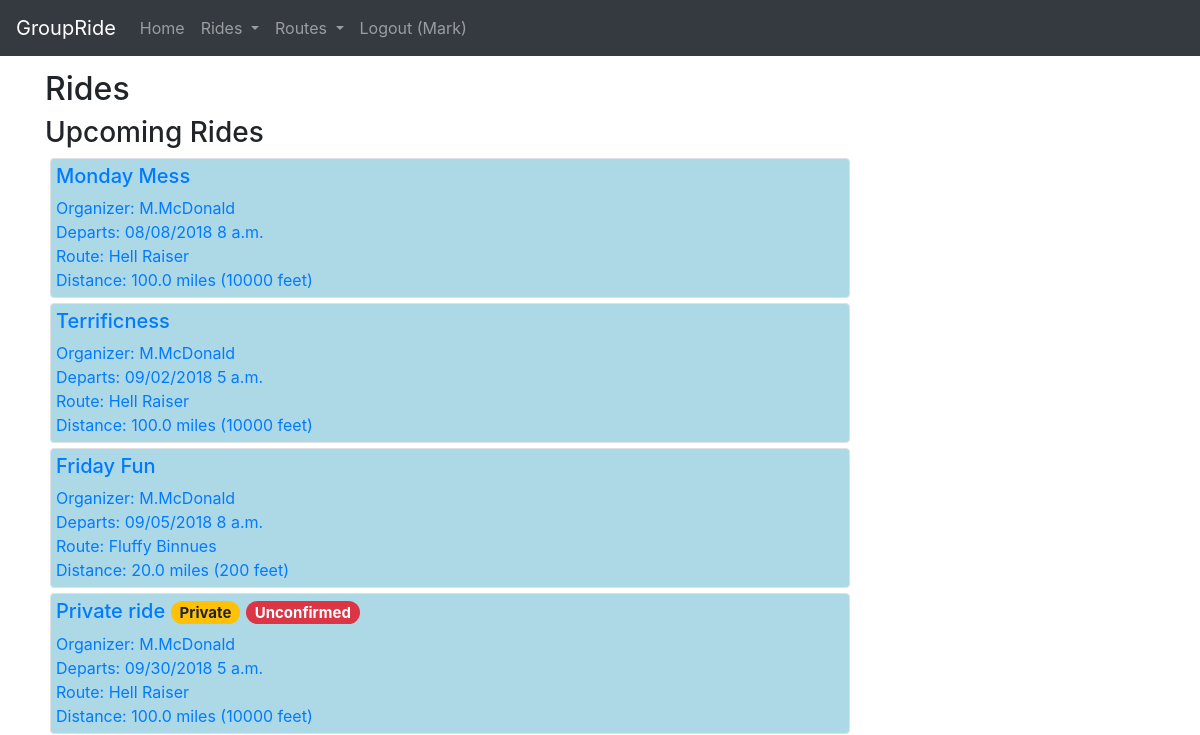
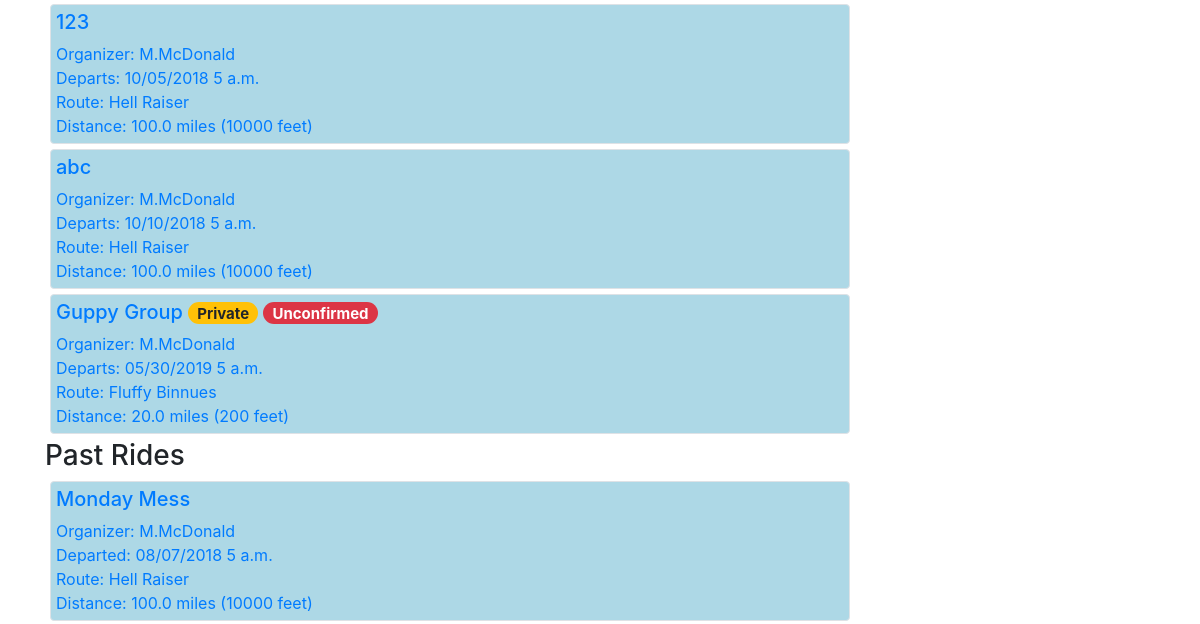
The page /rides/ (signed in, upper part) on the database as committed earlier (2 pictures, top to bottom).
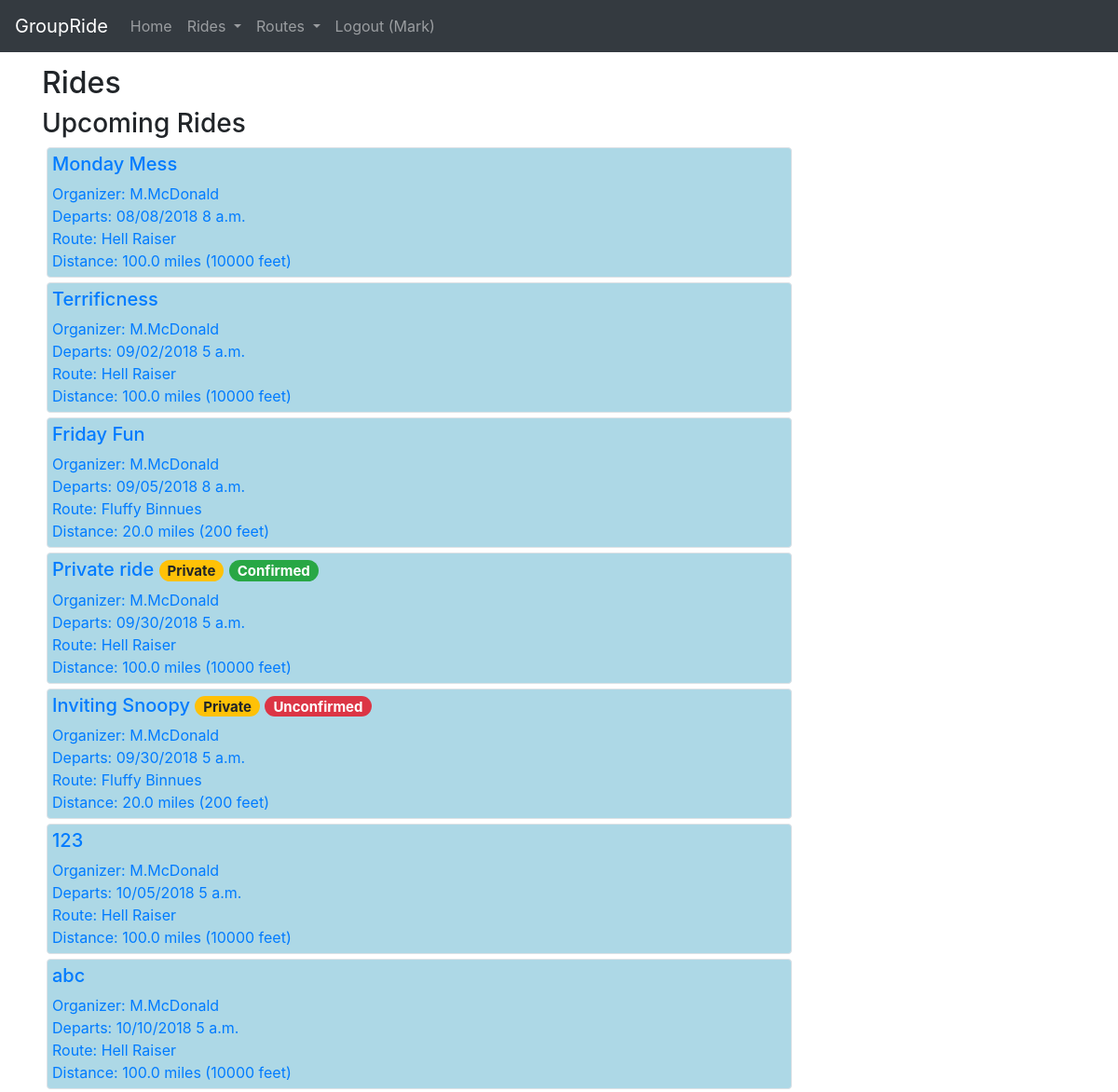
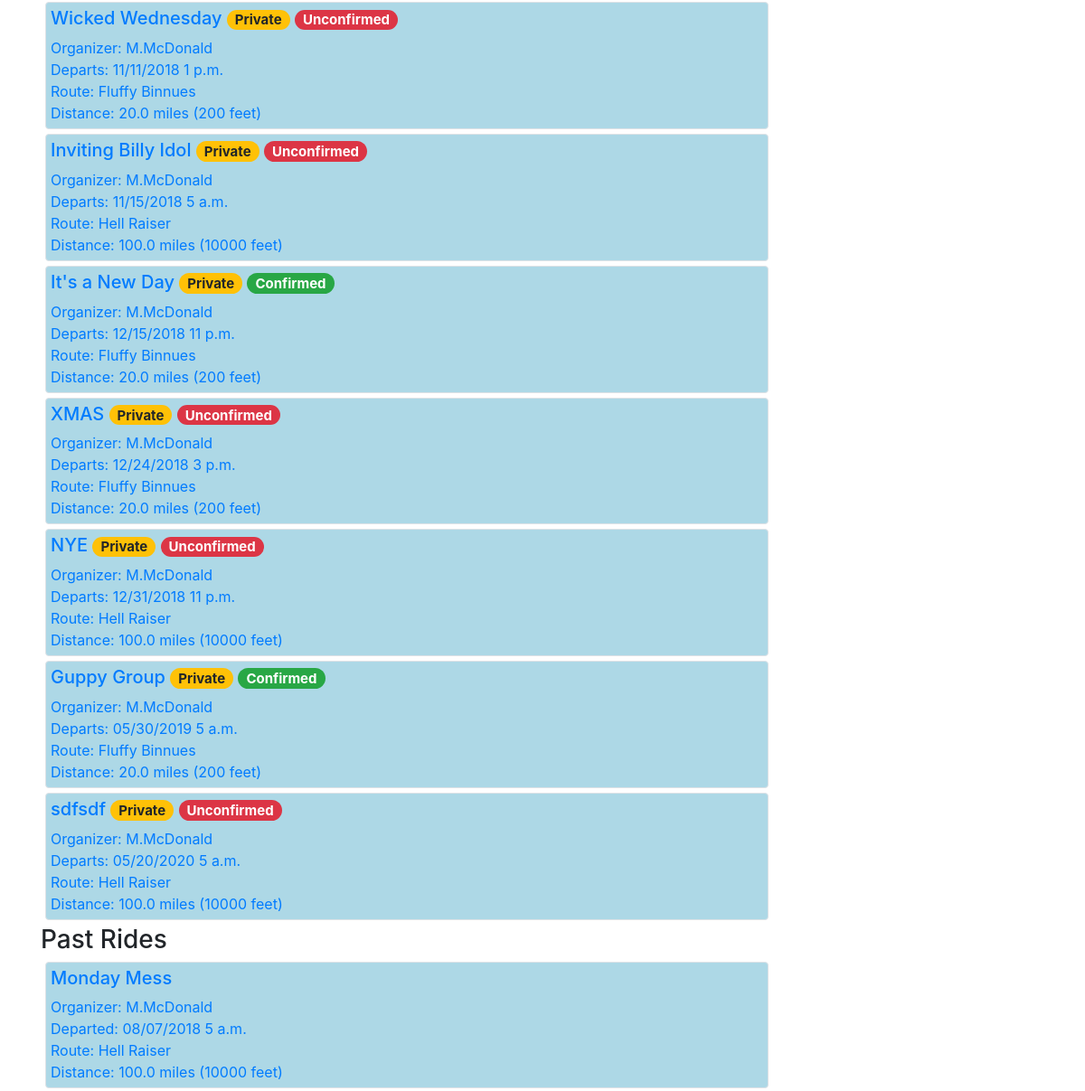
The same page on the database as committed later (2 pictures, top to bottom).
### groupride/models.py (models this page shows, shortened)
class Ride(models.Model):
    created_by = models.ForeignKey(User, on_delete = models.SET_NULL, blank = True, null = True, related_name = "created_rides")
    created_on = models.DateTimeField(auto_now_add = True, editable = False, blank = False)
    ride_name = models.CharField(max_length = 256, blank = True, null = True)
    ride_date = models.DateTimeField(editable = True, blank = False, null = False)
    private = models.BooleanField(default = False)
    route = models.ForeignKey(Route, on_delete = models.SET_NULL, blank = True, null = True, related_name = "rides")
    confirmed_riders = models.ManyToManyField(User, related_name = "confirmed_ride")
    invited_riders = models.ManyToManyField(User, related_name = "invited_ride")
    comments = models.ManyToManyField(Comment, blank = True)

class Route(models.Model):
    created_by = models.ForeignKey(User, on_delete = models.SET_NULL, blank = True, null = True, related_name = "created_routes")
    created_on = models.DateTimeField(auto_now_add = True, editable = False, blank = False)
    route_name = models.CharField(max_length = 256, blank = True, null = True)
    miles = models.DecimalField(max_digits = 6, decimal_places = 1, blank = True, null = True)
    vertical_feet = models.IntegerField(blank = True, null = True)
    origin = models.CharField(max_length = 64, blank = True, null = True)
    reviews = models.ManyToManyField(Review, blank = True)
    gpxfile = models.FileField(blank = True, null = True)

### groupride/views.py (the view)
# urls.py: path("rides/", views.rides, name="rides"),
def rides(request):
    upcoming_rides = Ride.objects.filter(ride_date__gte = datetime.now()).order_by('ride_date')
    past_rides = Ride.objects.filter(ride_date__lt = datetime.now()).order_by('ride_date').reverse()
    context = {
        'upcoming_rides': upcoming_rides,
        'past_rides': past_rides,
        }
    return render(request, "groupride/rides.html", context)

### groupride/templates/groupride/rides.html (shortened to what this page needs)
{% extends 'groupride/template.html' %}
{% block body %}
  <div class="container">
    <h2>Rides</h2>
    <div class="panel-group">
    <h3>Upcoming Rides</h3>
    {% for ride in upcoming_rides %}
      {% if ride.private is True and user in ride.invited_riders.all or ride.private is not True %}
        <a href="/ride/{{ride.id}}">
          <div class="ride_header border rounded" style="min-width: 20rem; max-width: 50rem">
            <div>
              <h5>{{ride.ride_name}}
                {% if ride.private is True %}
                  <span class="badge badge-pill badge-warning">Private</span>
                  {% if user not in ride.confirmed_riders.all %}
                    <span class="badge badge-pill badge-danger">Unconfirmed</span>
                  {% endif %}
                {% endif %}
                {% if user in ride.confirmed_riders.all %}
                  <span class="badge badge-pill badge-success">Confirmed</span>
                {% endif %}
              </h5>
              <div>Organizer: {{ride.created_by.first_name|slice:":1" }}.{{ride.created_by.last_name}} </div>
            </div>
            <div>
              <span class="">Departs: {{ ride.ride_date|date:"SHORT_DATE_FORMAT" }} {{ ride.ride_date|time:"TIME_FORMAT" }} </span>
            </div>
            <a href="/route/{{ride.route.id}}">
              <div>Route: {{ride.route.route_name}}</div>
              <div>
                <span class="">Distance: {{ride.route.miles}} miles </span>
                <span class="">({{ride.route.vertical_feet}} feet)</span>
            </a>
              </div>
          </div>
        </a>
      {% endif %}
    {% endfor %}
    <div class="panel-group">
    <h3>Past Rides</h3>
    {% for ride in past_rides %}
    <a href="/ride/{{ride.id}}">
      <div class="ride_header border rounded" style="min-width: 20rem; max-width: 50rem">
        <div>
          <h5>{{ride.ride_name}}</h5>
          <div>Organizer: {{ride.created_by.first_name|slice:":1" }}.{{ride.created_by.last_name}} </div>
        </div>
        <div>
          <span class="">Departed: {{ ride.ride_date|date:"SHORT_DATE_FORMAT" }} {{ ride.ride_date|time:"TIME_FORMAT" }} </span>
        </div>
        <a href="/route/{{ride.route.id}}">
          <div>Route: {{ride.route.route_name}}</div>
          <div>
            <span class="">Distance: {{ride.route.miles}} miles </span>
            <span class="">({{ride.route.vertical_feet}} feet)</span>
        </a>
          </div>
      </div>
    </a>
    {% endfor %}
{% endblock %}

Rows that differ between the two databases and show on the page:
computed for Ride "Private ride": text "Unconfirmed" → "Confirmed"
added Ride: ride_name "Inviting Snoopy", private "Private", created_by.first_name "M", created_by.last_name "McDonald", ride_date "09/30/2018", ride_date "5 a.m.", route.route_name "Fluffy Binnues", route.miles "20.0", route.vertical_feet "200", shown under "Upcoming Rides"
added Ride: ride_name "Wicked Wednesday", private "Private", created_by.first_name "M", created_by.last_name "McDonald", ride_date "11/11/2018", ride_date "1 p.m.", route.route_name "Fluffy Binnues", route.miles "20.0", route.vertical_feet "200", shown under "Upcoming Rides"
added Ride: ride_name "Inviting Billy Idol", private "Private", created_by.first_name "M", created_by.last_name "McDonald", ride_date "11/15/2018", ride_date "5 a.m.", route.route_name "Hell Raiser", route.miles "100.0", route.vertical_feet "10000", shown under "Upcoming Rides"
added Ride: ride_name "It's a New Day", private "Private", shows "Confirmed", created_by.first_name "M", created_by.last_name "McDonald", ride_date "12/15/2018", ride_date "11 p.m.", route.route_name "Fluffy Binnues", route.miles "20.0", route.vertical_feet "200", shown under "Upcoming Rides"
added Ride: ride_name "XMAS", private "Private", created_by.first_name "M", created_by.last_name "McDonald", ride_date "12/24/2018", ride_date "3 p.m.", route.route_name "Fluffy Binnues", route.miles "20.0", route.vertical_feet "200", shown under "Upcoming Rides"
added Ride: ride_name "NYE", private "Private", created_by.first_name "M", created_by.last_name "McDonald", ride_date "12/31/2018", ride_date "11 p.m.", route.route_name "Hell Raiser", route.miles "100.0", route.vertical_feet "10000", shown under "Upcoming Rides"
computed for Ride "Guppy Group": text "Unconfirmed" → "Confirmed"
added Ride: ride_name "sdfsdf", private "Private", created_by.first_name "M", created_by.last_name "McDonald", ride_date "05/20/2020", ride_date "5 a.m.", route.route_name "Hell Raiser", route.miles "100.0", route.vertical_feet "10000", shown under "Upcoming Rides"
